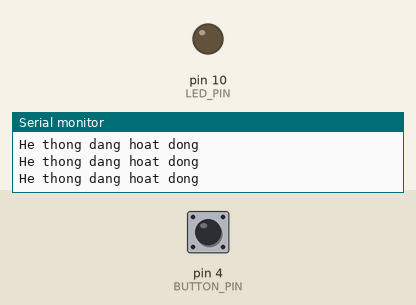
Recording of a sketch running on a simulated Arduino Uno, built with avr-gcc and run on an emulated ATmega328P. On the bench: output pins drawn as LEDs (lit = HIGH), the last lines printed to the serial monitor. Dashed ring = blinking. The inputs (shaded band) are chosen by the test bench; at power-on: pin 4 (BUTTON_PIN) HIGH.

Above: at 1.8 s.
1.9 s: pin 4 (BUTTON_PIN) pulled LOW for 3.2 s
At 5.05 s:
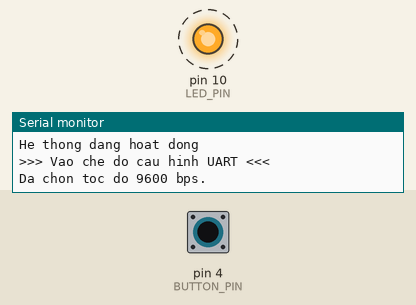
7.1 s: pin 4 (BUTTON_PIN) driven LOW
At 7.6 s:
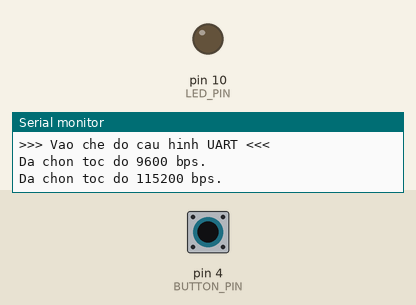
10.1 s: pin 4 (BUTTON_PIN) pulsed HIGH 5 times (0.12 s each, 0.3 s apart)
At 10.57 s:
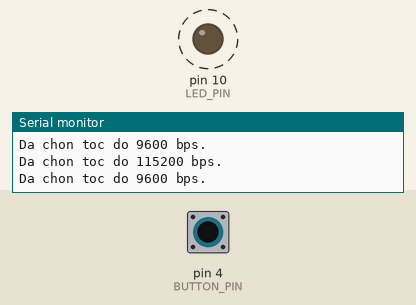
Timing chart, 0 to 13.1 s (numbered marks = the images above; inputs shaded):
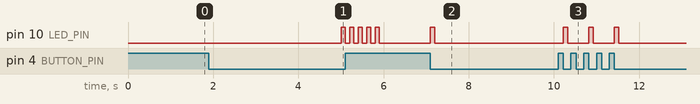

The sketch:

sketch_nov6c.ino
```cpp
#define BUTTON_PIN 4
#define LED_PIN 10

bool configMode = false;       // false: binh thuong ; true: cau hinh
bool lastButtonState = HIGH;   // Khong nhan : HIGH, nhan : LOW
unsigned long pressStart = 0;
int baudOption = 0;            // 0: 9600, 1: 115200

void nhayLed(int soLan, int delayMs) {
  for (int i = 0; i < soLan; i++) {
    digitalWrite(LED_PIN, HIGH);
    delay(delayMs);
    digitalWrite(LED_PIN, LOW);
    delay(delayMs);
  }
}

void binhthuong(int baud) {
  pinMode(BUTTON_PIN, INPUT_PULLUP);
  pinMode(LED_PIN, OUTPUT);
  Serial.begin(baud);
  Serial.println("He thong dang o che do binh thuong!");
  digitalWrite(LED_PIN, LOW);
}

void cauhinh() {
  Serial.println(">>> Vao che do cau hinh UART <<<");
  Serial.println("Da chon toc do 9600 bps.");
  nhayLed(5, 100);
  digitalWrite(LED_PIN, LOW);
}

void setup() {
  binhthuong(9600);
}

void loop() {
  bool buttonState = digitalRead(BUTTON_PIN);

  // Ghi lai thoi gian nhan
  if (buttonState == LOW && lastButtonState == HIGH) {
    pressStart = millis();
  }

  // Phat hien nhan giu >3s
  if (buttonState == LOW && (millis() - pressStart > 3000)) {
    if (!configMode) {
      configMode = true;
      cauhinh();
    } else {
      int baud = (baudOption == 0) ? 9600 : 115200;
      binhthuong(baud);
      Serial.println("He thong tro ve che do binh thuong.");
      configMode = false;
    }

    while (digitalRead(BUTTON_PIN) == LOW);
    delay(300);
  }

  if (configMode) {
    // Nhan nut de doi toc do
    if (buttonState == LOW && lastButtonState == HIGH) {
      if (baudOption == 0) baudOption = 1;
      else baudOption = 0;

      nhayLed(1, 100);
      if (baudOption == 0) {
        Serial.begin(9600);
        Serial.println("Da chon toc do 9600 bps.");
      } else {
        Serial.begin(115200);
        Serial.println("Da chon toc do 115200 bps.");
      }

      delay(300);
    }
  }

  else {
    Serial.println("He thong dang hoat dong");
    delay(500);
  }

  lastButtonState = buttonState;
}
```

Measured:
- after the input at 1.9 s, pin 10 (LED_PIN): alternates HIGH for 0.10 s and LOW for 0.10 s, 10 changes in all, then stays LOW, starting after 3.1 s
- after the input at 7.1 s, pin 10 (LED_PIN): LOW → HIGH at once, → LOW 0.10 s later
- after the input at 10.1 s, pin 10 (LED_PIN): alternates HIGH for 0.10 s and LOW for 0.50 s, 6 changes in all, then stays LOW, starting after 0.12 s
